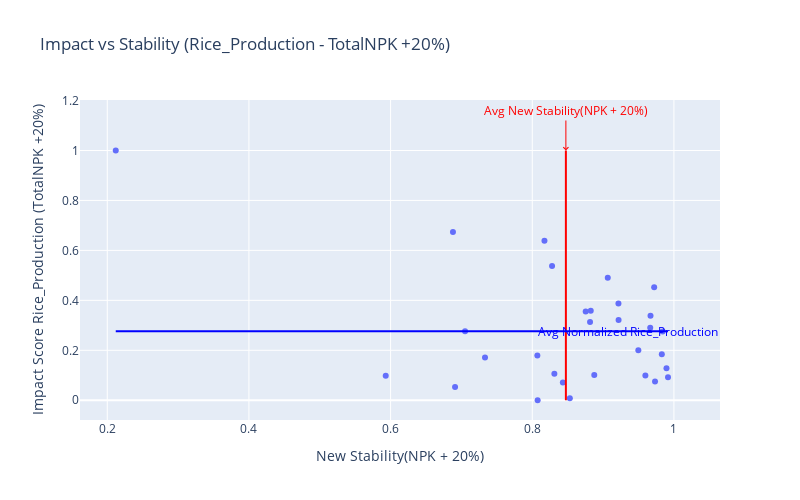
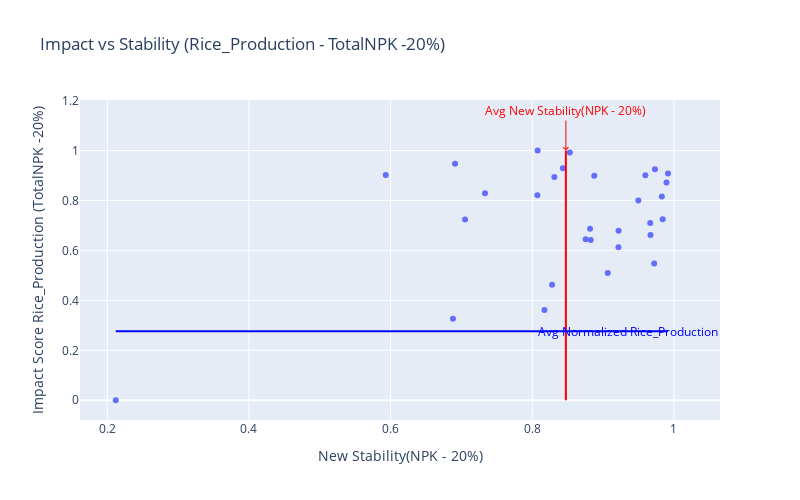

These figures' notebook cell, in order:
### Markdown cell above
## 1D Capability Vector

### Code cell
from bokeh.models import Span, Label
from bokeh.plotting import figure, show, output_notebook
from bokeh.models.sources import ColumnDataSource
from bokeh.models.tools import HoverTool
import statsmodels.api as sm
from sklearn.preprocessing import MinMaxScaler
import plotly.express as px

# Define the function to calculate and visualize impact stability
def calc_and_vis_impact_stability_1D(G, existing_data, adjacency_file, base_column, capability_vector, intervention, dim):
    # Calculate Impact Score
    X = sm.add_constant(df[base_column])
    y = df[capability_vector]
    model = sm.OLS(y, X).fit()
    
    m, c = model.params[base_column], model.params['const']

    base_column_increase = (1 + intervention/100) * df[base_column]
    base_column_decrease = (1 - intervention/100) * df[base_column]

    new_vector_increase = m * base_column_increase + c
    new_vector_decrease = m * base_column_decrease + c
    
    vector_plus = new_vector_increase - m * df[base_column] - c  
    vector_minus = new_vector_decrease - m * df[base_column] - c

    scaler = MinMaxScaler()
    normalized_change_increase_vector = scaler.fit_transform(vector_plus.values.reshape(-1, 1))
    normalized_change_decrease_vector = scaler.fit_transform(vector_minus.values.reshape(-1, 1))
    normalized_new_increase_vector = scaler.fit_transform(new_vector_increase.values.reshape(-1, 1))
    normalized_new_decrease_vector = scaler.fit_transform(new_vector_decrease.values.reshape(-1, 1))

    result_df = pd.DataFrame({
        f'{capability_vector} ({base_column} +{intervention}%)': new_vector_increase,
        f'{capability_vector} ({base_column} -{intervention}%)': new_vector_decrease,
        f'Normalized {capability_vector} ({base_column} +{intervention}%)': normalized_new_increase_vector.flatten(),
        f'Normalized {capability_vector} ({base_column} -{intervention}%)': normalized_new_decrease_vector.flatten(),
        f'Impact Score {capability_vector} ({base_column} +{intervention}%)': normalized_change_increase_vector.flatten(),
        f'Impact Score {capability_vector} ({base_column} -{intervention}%)': normalized_change_decrease_vector.flatten(),
    })
    
    # Merge Columns
    for column in result_df.columns:
        existing_data[column] = result_df[column]

    # Calculate Stability and add to DataFrame
    columns_to_pass = [f"Normalized {capability_vector} ({base_column} {'+' if intervention >= 0 else '-'}{abs(intervention)}%)"]
    stability_column, stability_column_name = calculate_and_map_stability(G, existing_data.copy(), adjacency_file, columns_to_pass, intervention, dim)

    existing_data[stability_column_name] = stability_column

    # Calculate Stability for the opposite intervention and add to DataFrame
    opposite_intervention = -intervention
    columns_to_pass_opposite = [f"Normalized {capability_vector} ({base_column} {'+' if opposite_intervention >= 0 else '-'}{abs(opposite_intervention)}%)"]
    stability_column_opposite, stability_column_name_opposite = calculate_and_map_stability(G, existing_data.copy(), adjacency_file, columns_to_pass_opposite, opposite_intervention, dim)

    existing_data[stability_column_name_opposite] = stability_column_opposite

    columns_to_pass = [f"Normalized {capability_vector} ({base_column} {'+' if intervention >= 0 else '-'}{abs(intervention)}%)"]
    stability_column, stability_column_name = calculate_and_map_stability(G, existing_data.copy(), adjacency_file, columns_to_pass, intervention, dim)

    existing_data[stability_column_name] = stability_column

    # Calculate Stability for the opposite intervention and add to DataFrame
    opposite_intervention = -intervention
    columns_to_pass_opposite = [f"Normalized {capability_vector} ({base_column} {'+' if opposite_intervention >= 0 else '-'}{abs(opposite_intervention)}%)"]
    stability_column_opposite, stability_column_name_opposite = calculate_and_map_stability(G, existing_data.copy(), adjacency_file, columns_to_pass_opposite, opposite_intervention, dim)

    existing_data[stability_column_name_opposite] = stability_column_opposite

    # Visualize with Plotly for +intervention
    fig_increase = px.scatter(existing_data,
                              x=stability_column_name,
                              y=f'Impact Score {capability_vector} ({base_column} +{intervention}%)',
                              title=f'Impact vs Stability ({capability_vector} - {base_column} +{intervention}%)',
                              labels={'x': f'Stability ({base_column} +{intervention}%)', 'y': f'Impact ({capability_vector})'},
                              size_max=8,
                              width=800,
                              height=500)
    
    fig_increase.update_traces(hoverlabel=dict(bgcolor='grey', font=dict(color='white')))

    # Calculate average values from the DataFrame for +intervention
    avg_x_increase = existing_data[stability_column_name].mean()
    avg_y_increase = existing_data[f'Normalized {capability_vector} ({base_column} +{intervention}%)'].mean()

    # Add average lines for +intervention
    fig_increase.add_shape(
        type='line',
        x0=avg_x_increase,
        x1=avg_x_increase,
        y0=fig_increase.data[0].y.min(),
        y1=fig_increase.data[0].y.max(),
        line=dict(color='red', width=2)
    )
    fig_increase.add_shape(
        type='line',
        x0=fig_increase.data[0].x.min(),
        x1=fig_increase.data[0].x.max(),
        y0=avg_y_increase,
        y1=avg_y_increase,
        line=dict(color='blue', width=2)
    )

    # Add labels for average lines for +intervention
    fig_increase.add_annotation(
        x=avg_x_increase,
        y=fig_increase.data[0].y.max(),
        text=f'Avg {stability_column_name}',
        showarrow=True,
        arrowhead=4,
        arrowcolor='red',
        ax=0,
        ay=-40,
        font=dict(color='red')
    )
    fig_increase.add_annotation(
        x=fig_increase.data[0].x.max(),
        y=avg_y_increase,
        text=f'Avg Normalized {capability_vector}',
        showarrow=True,
        arrowhead=4,
        arrowcolor='blue',
        ax=-40,
        ay=0,
        font=dict(color='blue')
    )

    # Add tooltips for +intervention
    fig_increase.update_traces(hoverinfo='text+name',
                               hovertext=["District: " + str(d) +
                                          f"<br>Impact ({capability_vector}): {y} <br>Stability ({base_column} +{intervention}%): {x}"
                                          for x, y, d in zip(fig_increase.data[0].x, fig_increase.data[0].y, existing_data['District'])])

    # Visualize with Plotly for -intervention
    fig_decrease = px.scatter(existing_data,
                              x=stability_column_name_opposite,
                              y=f'Impact Score {capability_vector} ({base_column} -{intervention}%)',
                              title=f'Impact vs Stability ({capability_vector} - {base_column} -{intervention}%)',
                              labels={'x': f'Stability ({base_column} -{intervention}%)', 'y': f'Impact ({capability_vector})'},
                              size_max=8,
                              width=800,
                              height=500)

    # Calculate average values from the DataFrame for -intervention
    avg_x_decrease = existing_data[stability_column_name_opposite].mean()
    avg_y_decrease = existing_data[f'Normalized {capability_vector} ({base_column} -{intervention}%)'].mean()

    # Add average lines for -intervention
    fig_decrease.add_shape(
        type='line',
        x0=avg_x_decrease,
        x1=avg_x_decrease,
        y0=fig_decrease.data[0].y.min(),
        y1=fig_decrease.data[0].y.max(),
        line=dict(color='red', width=2)
    )
    fig_decrease.add_shape(
        type='line',
        x0=fig_decrease.data[0].x.min(),
        x1=fig_decrease.data[0].x.max(),
        y0=avg_y_decrease,
        y1=avg_y_decrease,
        line=dict(color='blue', width=2)
    )

    # Add labels for average lines for -intervention
    fig_decrease.add_annotation(
        x=avg_x_decrease,
        y=fig_decrease.data[0].y.max(),
        text=f'Avg {stability_column_name_opposite}',
        showarrow=True,
        arrowhead=4,
        arrowcolor='red',
        ax=0,
        ay=-40,
        font=dict(color='red')
    )
    fig_decrease.add_annotation(
        x=fig_decrease.data[0].x.max(),
        y=avg_y_decrease,
        text=f'Avg Normalized {capability_vector}',
        showarrow=True,
        arrowhead=4,
        arrowcolor='blue',
        ax=-40,
        ay=0,
        font=dict(color='blue')
    )

    # Add tooltips for -intervention
    fig_decrease.update_traces(hoverinfo='text+name',
                               hovertext=["District: " + str(d) +
                                          f"<br>Impact ({capability_vector}): {y} <br>Stability ({base_column} -{intervention}%): {x}"
                                          for x, y, d in zip(fig_decrease.data[0].x, fig_decrease.data[0].y, existing_data['District'])])

    # Show the plots
    fig_increase.show()
    fig_decrease.show()

    return existing_data

base_Column = "TotalNPK"
CapabilityVector = "Rice_Production"
change_percentage = 20
inter = [10,20]
dim = 1
# Call the function and get the handles for the two plots
new_data_20 = calc_and_vis_impact_stability_1D(G, existing_data.copy(), adjacency_file, base_Column, CapabilityVector, change_percentage, dim)

# Display the resulting DataFrame
new_data_20.head()

### Figure 1 — Plotly figure (JSON) as saved in the notebook; plotly's stock layout.template omitted (floating-point values rounded to 4 significant figures)
{"data": [{"hoverinfo": "text+name", "hoverlabel": {"bgcolor": "grey", "font": {"color": "white"}}, "hovertemplate": "New Stability(NPK + 20%)=%{x}<br>Impact Score Rice_Production (TotalNPK +20%)=%{y}<extra></extra>", "hovertext": ["District: BENGALURU<br>Impact (Rice_Production): 0.09872069211476968 <br>Stability (TotalNPK +20%): 0.9597167575527484", "District: BENGALURU(R)<br>Impact (Rice_Production): 0.07541819102183575 <br>Stability (TotalNPK +20%): 0.9733301120544856", "District: RAMANAGARA<br>Impact (Rice_Production): 0.007616023561353845 <br>Stability (TotalNPK +20%): 0.853065967188974", "District: CHITRADURGA<br>Impact (Rice_Production): 0.17104990681300475 <br>Stability (TotalNPK +20%): 0.7333126251121695", "District: DAVANAGERE<br>Impact (Rice_Production): 0.5378155127585647 <br>Stability (TotalNPK +20%): 0.827967603138446", "District: KOLAR<br>Impact (Rice_Production): 0.09227813441936454 <br>Stability (TotalNPK +20%): 0.9916476841305999", "District: CHIKKABALLAPURA<br>Impact (Rice_Production): 0.12775246772968885 <br>Stability (TotalNPK +20%): 0.9895039997545692", "District: SHIVAMOGGA<br>Impact (Rice_Production): 0.2902659855962817 <br>Stability (TotalNPK +20%): 0.9665527714502657", "District: TUMAKURU<br>Impact (Rice_Production): 0.18407307701157377 <br>Stability (TotalNPK +20%): 0.9829173610494795", "District: CHIKKAMAGALURU<br>Impact (Rice_Production): 0.3550021858677894 <br>Stability (TotalNPK +20%): 0.8754310103968418", "District: DAKSHINA KANNADA<br>Impact (Rice_Production): 0.07155840868824923 <br>Stability (TotalNPK +20%): 0.8431970617335082", "District: UDUPI<br>Impact (Rice_Production): 0.0 <br>Stability (TotalNPK +20%): 0.8076091208209659", "District: HASSAN<br>Impact (Rice_Production): 0.35826948298474487 <br>Stability (TotalNPK +20%): 0.8825882208570136", "District: KODAGU<br>Impact (Rice_Production): 0.20017371896642977 <br>Stability (TotalNPK +20%): 0.949778728822009", "District: MANDYA<br>Impact (Rice_Production): 0.3129817537562409 <br>Stability (TotalNPK +20%): 0.8815926922988426", "District: MYSURU<br>Impact (Rice_Production): 0.3213570787602681 <br>Stability (TotalNPK +20%): 0.9218883021559559", "District: CHAMARAJANAGAR<br>Impact (Rice_Production): 0.10155656795747912 <br>Stability (TotalNPK +20%): 0.8875716159315248", "District: BELAGAVI<br>Impact (Rice_Production): 0.9999999999999999 <br>Stability (TotalNPK +20%): 0.21200271507788593", "District: VIJAYAPURA<br>Impact (Rice_Production): 0.2765697982098893 <br>Stability (TotalNPK +20%): 0.7051528956995927", "District: BAGALKOT<br>Impact (Rice_Production): 0.45249764156370054 <br>Stability (TotalNPK +20%): 0.9721278847702539", "District: DHARAWAD<br>Impact (Rice_Production): 0.17966107544695242 <br>Stability (TotalNPK +20%): 0.807205022894089", "District: GADAG<br>Impact (Rice_Production): 0.09854812360507122 <br>Stability (TotalNPK +20%): 0.5931342659702568", "District: HAVERI<br>Impact (Rice_Production): 0.3385391500425669 <br>Stability (TotalNPK +20%): 0.9669751808134495", "District: UTTARA KANNADA<br>Impact (Rice_Production): 0.052736936563815756 <br>Stability (TotalNPK +20%): 0.6910436943466556", "District: BALLARI<br>Impact (Rice_Production): 0.6740583511654124 <br>Stability (TotalNPK +20%): 0.6880555747298345", "District: BIDAR<br>Impact (Rice_Production): 0.10647477048388217 <br>Stability (TotalNPK +20%): 0.8312222452313568", "District: KALABURAGI<br>Impact (Rice_Production): 0.27525252525252514 <br>Stability (TotalNPK +20%): 0.9841275319635229", "District: YADGIRI<br>Impact (Rice_Production): 0.4903304111732355 <br>Stability (TotalNPK +20%): 0.9066116748349096", "District: RAICHUR<br>Impact (Rice_Production): 0.6390039345620208 <br>Stability (TotalNPK +20%): 0.8172326913784773", "District: KOPPAL<br>Impact (Rice_Production): 0.3877269275902533 <br>Stability (TotalNPK +20%): 0.9216999148662018"], "legendgroup": "", "marker": {"color": "#636efa", "symbol": "circle"}, "mode": "markers", "name": "", "orientation": "v", "showlegend": false, "type": "scatter", "x": [0.9597, 0.9733, 0.8531, 0.7333, 0.828, 0.9916, 0.9895, 0.9666, 0.9829, 0.8754, 0.8432, 0.8076, 0.8826, 0.9498, 0.8816, 0.9219, 0.8876, 0.212, 0.7052, 0.9721, 0.8072, 0.5931, 0.967, 0.691, 0.6881, 0.8312, 0.9841, 0.9066, 0.8172, 0.9217], "xaxis": "x", "y": [0.09872, 0.07542, 0.007616, 0.171, 0.5378, 0.09228, 0.1278, 0.2903, 0.1841, 0.355, 0.07156, 0, 0.3583, 0.2002, 0.313, 0.3214, 0.1016, 1.0, 0.2766, 0.4525, 0.1797, 0.09855, 0.3385, 0.05274, 0.6741, 0.1065, 0.2753, 0.4903, 0.639, 0.3877], "yaxis": "y"}], "layout": {"annotations": [{"arrowcolor": "red", "arrowhead": 4, "ax": 0, "ay": -40, "font": {"color": "red"}, "showarrow": true, "text": "Avg New Stability(NPK + 20%)", "x": 0.8475, "y": 1.0}, {"arrowcolor": "blue", "arrowhead": 4, "ax": -40, "ay": 0, "font": {"color": "blue"}, "showarrow": true, "text": "Avg Normalized Rice_Production", "x": 0.9916, "y": 0.2759}], "height": 500, "legend": {"tracegroupgap": 0}, "shapes": [{"line": {"color": "red", "width": 2}, "type": "line", "x0": 0.8475, "x1": 0.8475, "y0": 0, "y1": 1.0}, {"line": {"color": "blue", "width": 2}, "type": "line", "x0": 0.212, "x1": 0.9916, "y0": 0.2759, "y1": 0.2759}], "title": {"text": "Impact vs Stability (Rice_Production - TotalNPK +20%)"}, "width": 800, "xaxis": {"anchor": "y", "domain": [0, 1], "title": {"text": "New Stability(NPK + 20%)"}}, "yaxis": {"anchor": "x", "domain": [0, 1], "title": {"text": "Impact Score Rice_Production (TotalNPK +20%)"}}}}

### Figure 2 — Plotly figure (JSON) as saved in the notebook; plotly's stock layout.template omitted (floating-point values rounded to 4 significant figures)
{"data": [{"hoverinfo": "text+name", "hovertemplate": "New Stability(NPK - 20%)=%{x}<br>Impact Score Rice_Production (TotalNPK -20%)=%{y}<extra></extra>", "hovertext": ["District: BENGALURU<br>Impact (Rice_Production): 0.9012793078852304 <br>Stability (TotalNPK -20%): 0.9597167575527484", "District: BENGALURU(R)<br>Impact (Rice_Production): 0.9245818089781642 <br>Stability (TotalNPK -20%): 0.9733301120544856", "District: RAMANAGARA<br>Impact (Rice_Production): 0.9923839764386461 <br>Stability (TotalNPK -20%): 0.853065967188974", "District: CHITRADURGA<br>Impact (Rice_Production): 0.8289500931869953 <br>Stability (TotalNPK -20%): 0.7333126251121695", "District: DAVANAGERE<br>Impact (Rice_Production): 0.4621844872414349 <br>Stability (TotalNPK -20%): 0.827967603138446", "District: KOLAR<br>Impact (Rice_Production): 0.9077218655806354 <br>Stability (TotalNPK -20%): 0.9916476841305998", "District: CHIKKABALLAPURA<br>Impact (Rice_Production): 0.8722475322703112 <br>Stability (TotalNPK -20%): 0.9895039997545693", "District: SHIVAMOGGA<br>Impact (Rice_Production): 0.7097340144037181 <br>Stability (TotalNPK -20%): 0.9665527714502657", "District: TUMAKURU<br>Impact (Rice_Production): 0.8159269229884264 <br>Stability (TotalNPK -20%): 0.9829173610494796", "District: CHIKKAMAGALURU<br>Impact (Rice_Production): 0.6449978141322101 <br>Stability (TotalNPK -20%): 0.8754310103968419", "District: DAKSHINA KANNADA<br>Impact (Rice_Production): 0.9284415913117507 <br>Stability (TotalNPK -20%): 0.8431970617335083", "District: UDUPI<br>Impact (Rice_Production): 0.9999999999999999 <br>Stability (TotalNPK -20%): 0.8076091208209659", "District: HASSAN<br>Impact (Rice_Production): 0.6417305170152547 <br>Stability (TotalNPK -20%): 0.8825882208570137", "District: KODAGU<br>Impact (Rice_Production): 0.7998262810335702 <br>Stability (TotalNPK -20%): 0.9497787288220091", "District: MANDYA<br>Impact (Rice_Production): 0.6870182462437586 <br>Stability (TotalNPK -20%): 0.8815926922988427", "District: MYSURU<br>Impact (Rice_Production): 0.6786429212397322 <br>Stability (TotalNPK -20%): 0.9218883021559559", "District: CHAMARAJANAGAR<br>Impact (Rice_Production): 0.8984434320425209 <br>Stability (TotalNPK -20%): 0.8875716159315248", "District: BELAGAVI<br>Impact (Rice_Production): 0.0 <br>Stability (TotalNPK -20%): 0.21200271507788604", "District: VIJAYAPURA<br>Impact (Rice_Production): 0.7234302017901106 <br>Stability (TotalNPK -20%): 0.7051528956995927", "District: BAGALKOT<br>Impact (Rice_Production): 0.547502358436299 <br>Stability (TotalNPK -20%): 0.9721278847702539", "District: DHARAWAD<br>Impact (Rice_Production): 0.8203389245530476 <br>Stability (TotalNPK -20%): 0.807205022894089", "District: GADAG<br>Impact (Rice_Production): 0.9014518763949286 <br>Stability (TotalNPK -20%): 0.593134265970257", "District: HAVERI<br>Impact (Rice_Production): 0.6614608499574333 <br>Stability (TotalNPK -20%): 0.9669751808134497", "District: UTTARA KANNADA<br>Impact (Rice_Production): 0.947263063436184 <br>Stability (TotalNPK -20%): 0.6910436943466556", "District: BALLARI<br>Impact (Rice_Production): 0.32594164883458754 <br>Stability (TotalNPK -20%): 0.6880555747298344", "District: BIDAR<br>Impact (Rice_Production): 0.8935252295161178 <br>Stability (TotalNPK -20%): 0.8312222452313569", "District: KALABURAGI<br>Impact (Rice_Production): 0.7247474747474747 <br>Stability (TotalNPK -20%): 0.9841275319635229", "District: YADGIRI<br>Impact (Rice_Production): 0.509669588826764 <br>Stability (TotalNPK -20%): 0.9066116748349096", "District: RAICHUR<br>Impact (Rice_Production): 0.36099606543797835 <br>Stability (TotalNPK -20%): 0.8172326913784773", "District: KOPPAL<br>Impact (Rice_Production): 0.6122730724097466 <br>Stability (TotalNPK -20%): 0.921699914866202"], "legendgroup": "", "marker": {"color": "#636efa", "symbol": "circle"}, "mode": "markers", "name": "", "orientation": "v", "showlegend": false, "type": "scatter", "x": [0.9597, 0.9733, 0.8531, 0.7333, 0.828, 0.9916, 0.9895, 0.9666, 0.9829, 0.8754, 0.8432, 0.8076, 0.8826, 0.9498, 0.8816, 0.9219, 0.8876, 0.212, 0.7052, 0.9721, 0.8072, 0.5931, 0.967, 0.691, 0.6881, 0.8312, 0.9841, 0.9066, 0.8172, 0.9217], "xaxis": "x", "y": [0.9013, 0.9246, 0.9924, 0.829, 0.4622, 0.9077, 0.8722, 0.7097, 0.8159, 0.645, 0.9284, 1.0, 0.6417, 0.7998, 0.687, 0.6786, 0.8984, 0, 0.7234, 0.5475, 0.8203, 0.9015, 0.6615, 0.9473, 0.3259, 0.8935, 0.7247, 0.5097, 0.361, 0.6123], "yaxis": "y"}], "layout": {"annotations": [{"arrowcolor": "red", "arrowhead": 4, "ax": 0, "ay": -40, "font": {"color": "red"}, "showarrow": true, "text": "Avg New Stability(NPK - 20%)", "x": 0.8475, "y": 1.0}, {"arrowcolor": "blue", "arrowhead": 4, "ax": -40, "ay": 0, "font": {"color": "blue"}, "showarrow": true, "text": "Avg Normalized Rice_Production", "x": 0.9916, "y": 0.2759}], "height": 500, "legend": {"tracegroupgap": 0}, "shapes": [{"line": {"color": "red", "width": 2}, "type": "line", "x0": 0.8475, "x1": 0.8475, "y0": 0, "y1": 1.0}, {"line": {"color": "blue", "width": 2}, "type": "line", "x0": 0.212, "x1": 0.9916, "y0": 0.2759, "y1": 0.2759}], "title": {"text": "Impact vs Stability (Rice_Production - TotalNPK -20%)"}, "width": 800, "xaxis": {"anchor": "y", "domain": [0, 1], "title": {"text": "New Stability(NPK - 20%)"}}, "yaxis": {"anchor": "x", "domain": [0, 1], "title": {"text": "Impact Score Rice_Production (TotalNPK -20%)"}}}}
